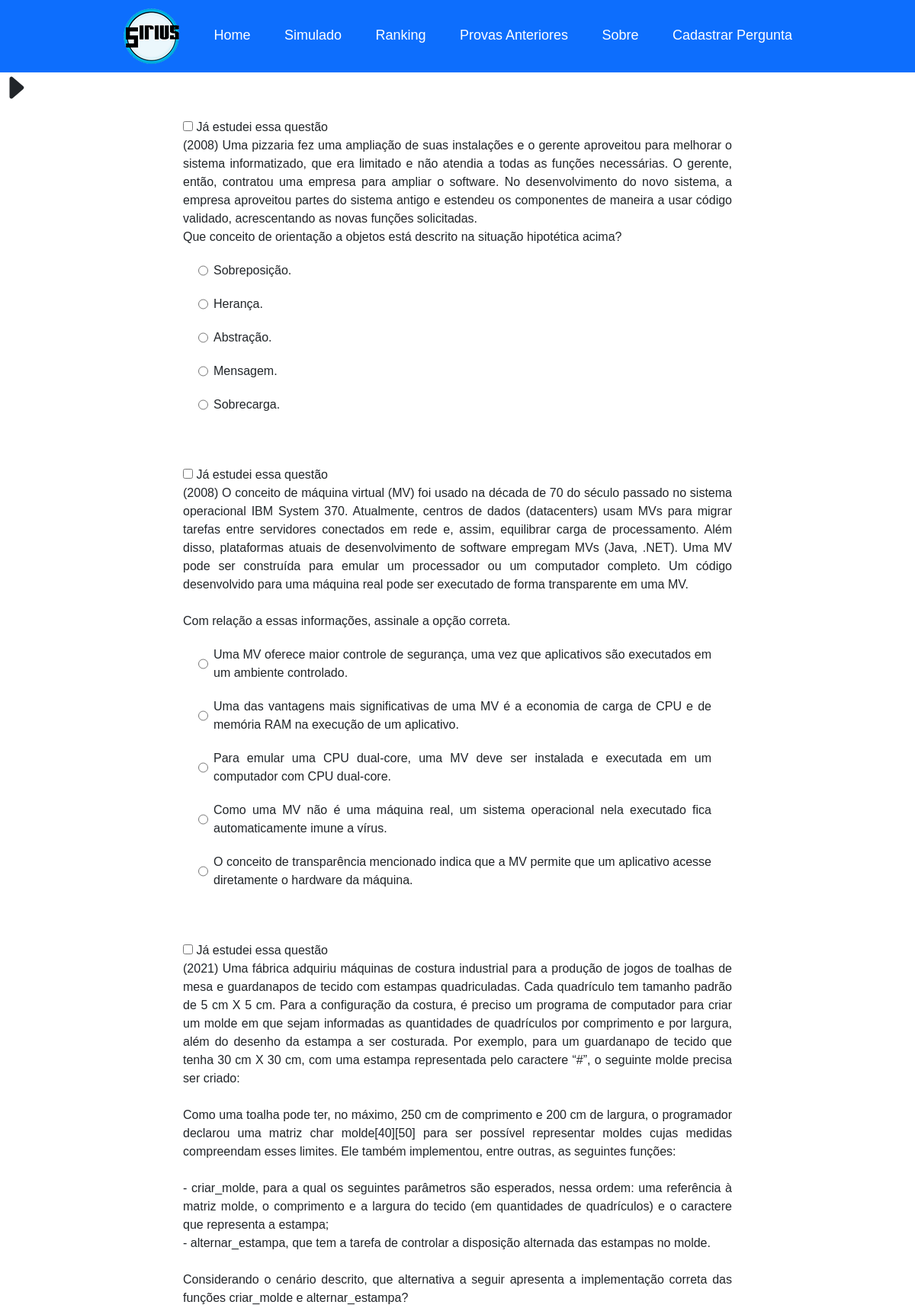
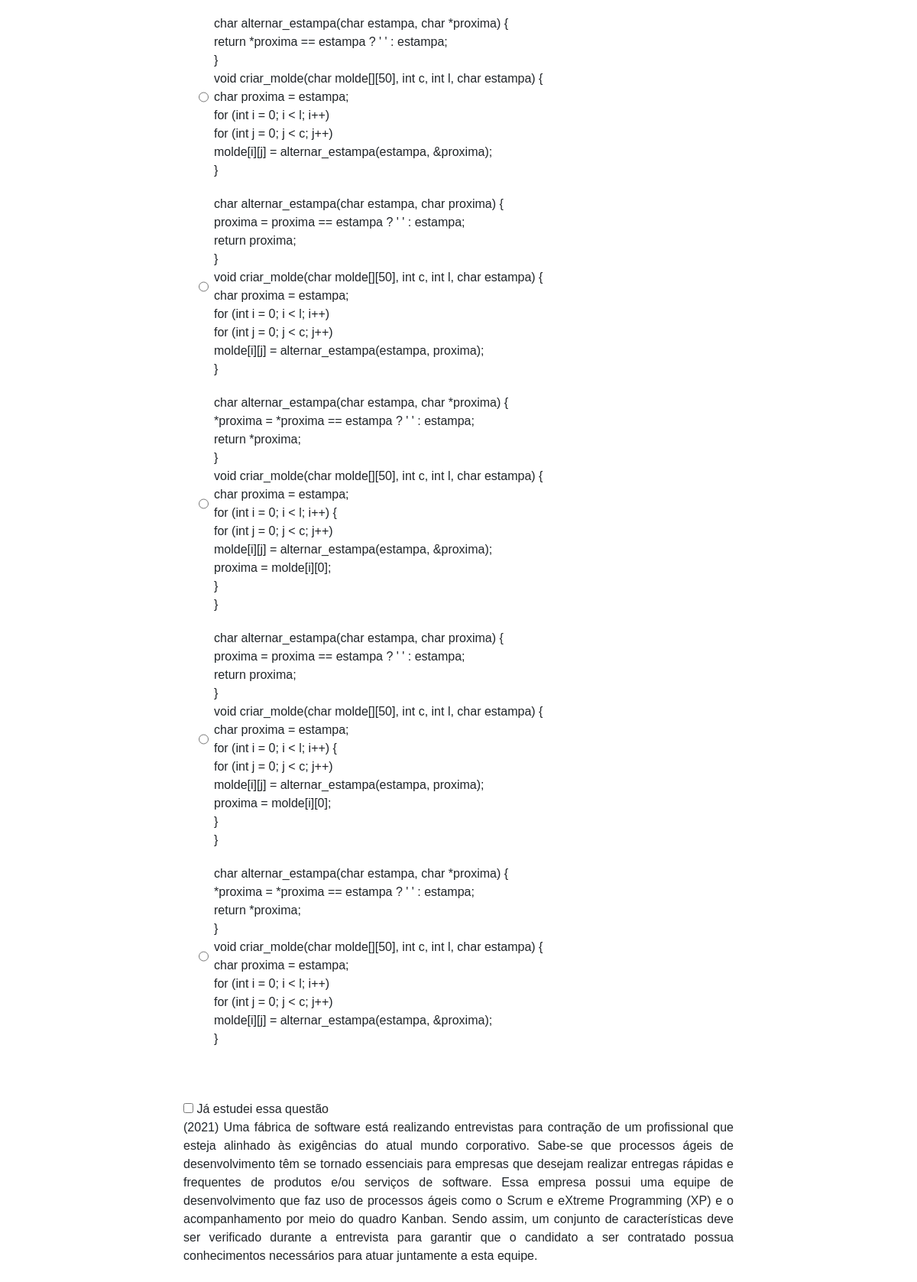
The page / (upper part) on the database its author committed (2 pictures, top to bottom).
### tables this page shows
CREATE TABLE `pergunta` (
  `id` int(11) NOT NULL,
  `enunciado` text DEFAULT NULL,
  `materia` varchar(4) DEFAULT NULL,
  `conteudo` int(11) DEFAULT NULL,
  `ano` int(11) DEFAULT NULL,
  `gabarito` int(11) DEFAULT NULL,
  `PONTUACAO` int(11) DEFAULT NULL
);

CREATE TABLE `alternativa` (
  `id` int(11) NOT NULL,
  `alternativa` int(11) NOT NULL,
  `pergunta` int(11) NOT NULL,
  `texto` text DEFAULT NULL
);

### index.php (the view, shortened to what this page needs)
<!DOCTYPE html>
<html lang="pt-br">
<head>
  <link rel="stylesheet" href="css/StyleIndex.css">
  <link href="https://cdn.jsdelivr.net/npm/bootstrap@5.3.2/dist/css/bootstrap.min.css" rel="stylesheet">
</head>
<?php
  include_once("conexao.php");
?>
<body>
  <nav class="container-fluid p-auto bg-primary primaria m-0 text-center">
    <a href="index.php"><img src="./img/sirius.png" alt=""></a>
    <a href="index.php">Home</a>
    <a href="confirmaSim.php">Simulado</a>
    <a href="rank.php">Ranking</a>
    <a href="provasAnteriores.html">Provas Anteriores</a>
    <a href="sobre.html">Sobre</a>
    <a href="#">Cadastrar Pergunta</a>
  </nav>
  <div class="filtro secundaria">
    <form action="" method="post">
      <?php
      $anoMinMax = "SELECT min(ano) as minimo, max(ano) as maximo FROM pergunta";
      $pesqMinMax = mysqli_query($mysqli, $anoMinMax);
      $minMax =  mysqli_fetch_assoc($pesqMinMax);
      extract($minMax);
      echo"
      <input type='submit' value='Filtrar' name='FiltrarContent' class='enviar'>
    </form>
  </div>
  <div class='seta-filtro' onclick='abrirFiltro()'>
    <svg class='seta' xmlns='http://www.w3.org/2000/svg' width='40' height='40' fill='currentColor' class='bi bi-caret-right-fill' viewBox='0 0 16 16'>
      <path d='m12.14 8.753-5.482 4.796c-.646.566-1.658.106-1.658-.753V3.204a1 1 0 0 1 1.659-.753l5.48 4.796a1 1 0 0 1 0 1.506z'/>
    </svg>
  </div>
  <div class='contentPerguntas'>
    <form action='' method='post'>
    ";
    $marcado = filter_input_array(INPUT_POST, FILTER_DEFAULT);
    if (isset($_POST['de']) && isset($_POST['ate'])) {
      $de = $_POST['de'];
      $ate = $_POST['ate'];
    } else {
      $de = $minimo;
      $ate = $maximo;
    }
    $conjuntoValores = '';
    $max = 10;
    $aparecidas = array();
    if(!empty($marcado['conteudoSelec'])){
      foreach($marcado['conteudoSelec'] as $valorMarcado){
        if(!empty($conjuntoValores)){
          $conjuntoValores .= ", $valorMarcado";
        }
        else{
          $conjuntoValores .= "$valorMarcado";
        }
      }
      if(!empty($selecionadas))
      $pergunta = "SELECT enunciado, id, ano, gabarito FROM pergunta WHERE conteudo IN($selecionadas) AND ano BETWEEN $de AND $ate LIMIT $max";
      else
      $pergunta = "SELECT enunciado, id, ano, gabarito FROM pergunta WHERE conteudo IN($conjuntoValores) AND ano BETWEEN $de AND $ate ORDER BY RAND() LIMIT $max";
      $pesqPerg = mysqli_query($mysqli, $pergunta);
      while($tuplaPerg = mysqli_fetch_assoc($pesqPerg)){
        extract($tuplaPerg);
        $aparecidas[] = $id;
        echo"<div class = 'pergunta'>($ano) $enunciado<br>";
        $alternativa = "SELECT texto, alternativa as valor FROM alternativa WHERE pergunta = $id ORDER BY RAND()";
        $pesqAlt = mysqli_query($mysqli, $alternativa);
        echo"<div class = 'alternativas'>";
        while($tuplaAlt = mysqli_fetch_assoc($pesqAlt)){
          extract($tuplaAlt);
            echo"<div class = 'alternativa'>";
              echo"<input type='radio' id='$id $valor' name='$id' value='$valor'>
              <label for='$id $valor'>$texto</label><br>";
            echo"</div>";
        }
        echo"</div>";
        }
      }
      else{
        $maxQuest = "SELECT count(*) as ultimaQuestao FROM pergunta";
        $pesqContagem = mysqli_query($mysqli, $maxQuest);
        $intermediario = mysqli_fetch_assoc($pesqContagem);
        extract($intermediario);
        $gerar = array();
        while(count($gerar) < $max){
          $num = rand(1, $ultimaQuestao);
          if(!in_array($num, $gerar)){
            $gerar[] = $num;
          }
          if(count($gerar) >= $ultimaQuestao)
            break;
        }
        $aleatorios = implode(', ', $gerar);
        if(!empty($selecionadas))
        $pergunta = "SELECT enunciado, id, ano, gabarito FROM pergunta WHERE id IN($selecionadas) AND ano BETWEEN $de AND $ate LIMIT $max";
        else
        $pergunta = "SELECT enunciado, id, ano, gabarito FROM pergunta WHERE id IN($aleatorios) AND ano BETWEEN $de AND $ate ORDER BY RAND() LIMIT $max";
        $pesqPerg = mysqli_query($mysqli, $pergunta);
        while($tuplaPerg = mysqli_fetch_assoc($pesqPerg)){
          extract($tuplaPerg);
          echo"<br><br><input type='checkbox' id = '$id estudou'></input> <label for='$id estudou'>Já estudei essa questão</label><br>";
          echo"<div class = 'pergunta'>($ano) $enunciado<br>";
          $alternativa = "SELECT texto, alternativa as valor FROM alternativa WHERE pergunta = $id ORDER BY RAND()";
          $pesqAlt = mysqli_query($mysqli, $alternativa);
          while($tuplaAlt = mysqli_fetch_assoc($pesqAlt)){
            extract($tuplaAlt);
            if(!empty($marcado['Responder']))
            $verificar = ($gabarito == $valor) ? 'correto' : '';
          else $verificar = '';
            echo"<div class = 'alternativa $verificar'>";
              echo"<input type='radio' id='$id $valor' name='$id' value='$valor'>
              <label for='$id $valor'>$texto</label><br>";
            echo"</div>";
          }
          echo"</div>";
        }
      }
      ?>
    </form>
    </div>
</body>
</html>

### css/StyleIndex.css (style rules this page uses)
* { font-family: "Poppins", sans-serif; }
body { margin: 0; }
.primaria { padding: 10px; background-color: var(--primaria); }
.primaria a { color: var(--contrastePrimaria); text-decoration: none; padding: 20px; font-size: large; margin-top: 3rem; margin-bottom: 3rem; }
.seta-filtro { position: relative; float: left; display: flex; left: 0; transform: rotate(0deg); }
.contentPerguntas { margin: 1% 20%; text-align: justify; }
.alternativa { margin: 20px; vertical-align: middle; display: flex; gap: 7px; }

### css/Colors.css (style rules this page uses)
:root { --primaria: #0051ff; --secundaria: #00aeff; --terciaria: #66c2ed; --contrastePrimaria: white; }

### rows shown on the page
pergunta: ano "2008", enunciado "Uma pizzaria fez uma ampliação de suas instalações e o gerente aproveitou para melhorar o sistema informatizado, que era limitado e não atendia a todas as funções necessárias. O gerente, então, contratou uma empresa para ampliar o software. No desenvolvimento do novo sistema, a empresa aproveitou partes do sistema antigo e estendeu os componentes de maneira a usar código validado, acrescentando as novas funções solicitadas. Que conceito de orientação a objetos está descrito na situação hipotética acima?"
alternativa: texto "Sobreposição."
alternativa: texto "Herança."
alternativa: texto "Abstração."
alternativa: texto "Mensagem."
alternativa: texto "Sobrecarga."
pergunta: ano "2008", enunciado "O conceito de máquina virtual (MV) foi usado na década de 70 do século passado no sistema operacional IBM System 370. Atualmente, centros de dados (datacenters) usam MVs para migrar tarefas entre servidores conectados em rede e, assim, equilibrar carga de processamento. Além disso, plataformas atuais de desenvolvimento de software empregam MVs (Java, .NET). Uma MV pode ser construída para emular um processador ou um computador completo. Um código desenvolvido para uma máquina real pode ser executado de forma transparente em uma MV. Com relação a essas informações, assinale a opção correta."
alternativa: texto "Uma MV oferece maior controle de segurança, uma vez que aplicativos são executados em um ambiente controlado."
alternativa: texto "Uma das vantagens mais significativas de uma MV é a economia de carga de CPU e de memória RAM na execução de um aplicativo."
alternativa: texto "Para emular uma CPU dual-core, uma MV deve ser instalada e executada em um computador com CPU dual-core."
alternativa: texto "Como uma MV não é uma máquina real, um sistema operacional nela executado fica automaticamente imune a vírus."
alternativa: texto "O conceito de transparência mencionado indica que a MV permite que um aplicativo acesse diretamente o hardware da máquina."
pergunta: ano "2021", enunciado "Uma fábrica adquiriu máquinas de costura industrial para a produção de jogos de toalhas de mesa e guardanapos de tecido com estampas quadriculadas. Cada quadrículo tem tamanho padrão de 5 cm X 5 cm. Para a configuração da costura, é preciso um programa de computador para criar um molde em que sejam informadas as quantidades de quadrículos por comprimento e por largura, além do desenho da estampa a ser costurada. Por exemplo, para um guardanapo de tecido que tenha 30 cm X 30 cm, com uma estampa representada pelo caractere “#”, o seguinte molde precisa ser criado: Como uma toalha pode ter, no máximo, 250 cm de comprimento e 200 cm de largura, o programador declarou uma matriz char…"
alternativa: texto "char alternar_estampa(char estampa, char *proxima) { return *proxima == estampa ? ' ' : estampa; } void criar_molde(char molde[][50], int c, int l, char estampa) { char proxima = estampa; for (int i = 0; i < l; i++) for (int j = 0; j < c; j++) molde[i][j] = alternar_estampa(estampa, &proxima); }"
alternativa: texto "char alternar_estampa(char estampa, char proxima) { proxima = proxima == estampa ? ' ' : estampa; return proxima; } void criar_molde(char molde[][50], int c, int l, char estampa) { char proxima = estampa; for (int i = 0; i < l; i++) for (int j = 0; j < c; j++) molde[i][j] = alternar_estampa(estampa, proxima); }"
alternativa: texto "char alternar_estampa(char estampa, char *proxima) { *proxima = *proxima == estampa ? ' ' : estampa; return *proxima; } void criar_molde(char molde[][50], int c, int l, char estampa) { char proxima = estampa; for (int i = 0; i < l; i++) { for (int j = 0; j < c; j++) molde[i][j] = alternar_estampa(estampa, &proxima); proxima = molde[i][0]; } }"
alternativa: texto "char alternar_estampa(char estampa, char proxima) { proxima = proxima == estampa ? ' ' : estampa; return proxima; } void criar_molde(char molde[][50], int c, int l, char estampa) { char proxima = estampa; for (int i = 0; i < l; i++) { for (int j = 0; j < c; j++) molde[i][j] = alternar_estampa(estampa, proxima); proxima = molde[i][0]; } }"
alternativa: texto "char alternar_estampa(char estampa, char *proxima) { *proxima = *proxima == estampa ? ' ' : estampa; return *proxima; } void criar_molde(char molde[][50], int c, int l, char estampa) { char proxima = estampa; for (int i = 0; i < l; i++) for (int j = 0; j < c; j++) molde[i][j] = alternar_estampa(estampa, &proxima); }"
pergunta: ano "2021", enunciado "Uma fábrica de software está realizando entrevistas para contração de um profissional que esteja alinhado às exigências do atual mundo corporativo. Sabe-se que processos ágeis de desenvolvimento têm se tornado essenciais para empresas que desejam realizar entregas rápidas e frequentes de produtos e/ou serviços de software. Essa empresa possui uma equipe de desenvolvimento que faz uso de processos ágeis como o Scrum e eXtreme Programming (XP) e o acompanhamento por meio do quadro Kanban. Sendo assim, um conjunto de características deve ser verificado durante a entrevista para garantir que o candidato a ser contratado possua conhecimentos necessários para atuar juntamente a esta equipe."
